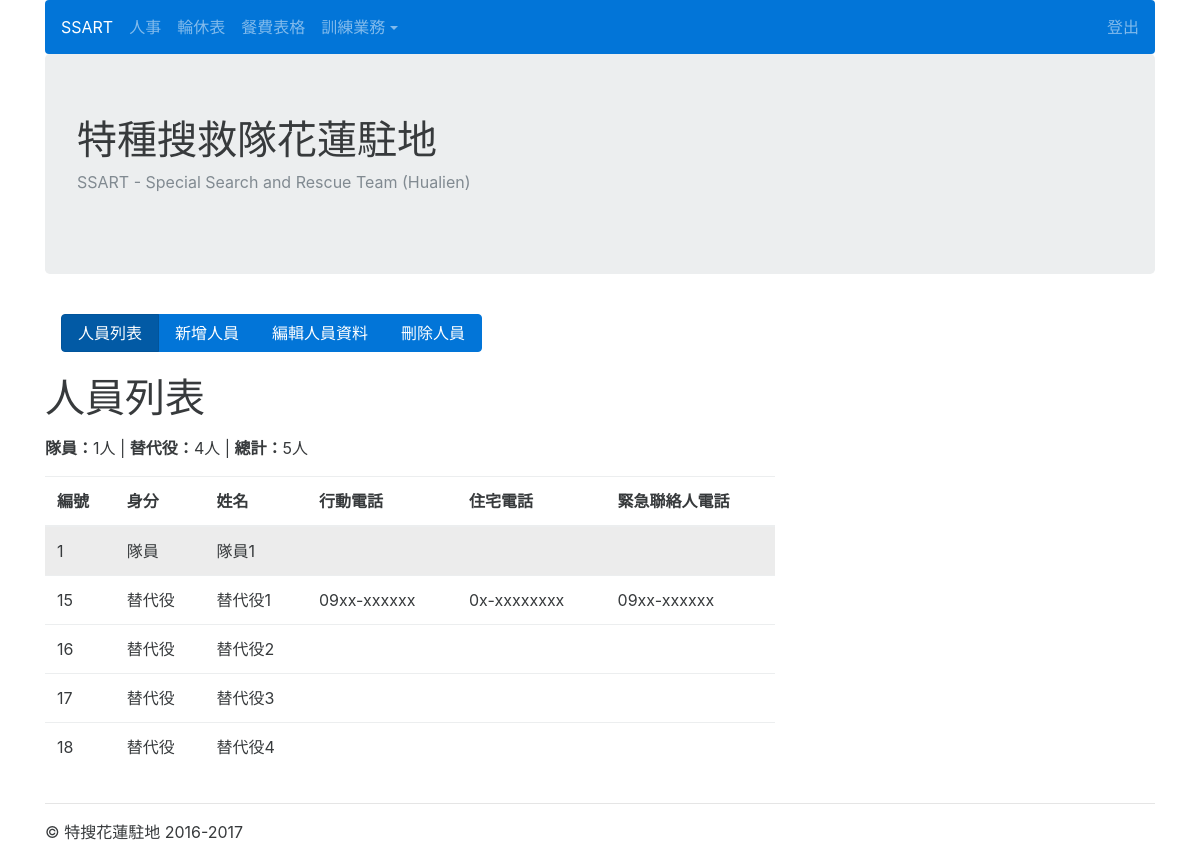
/userprofile/profile_list (signed in), run on an earlier commit of the app's database.
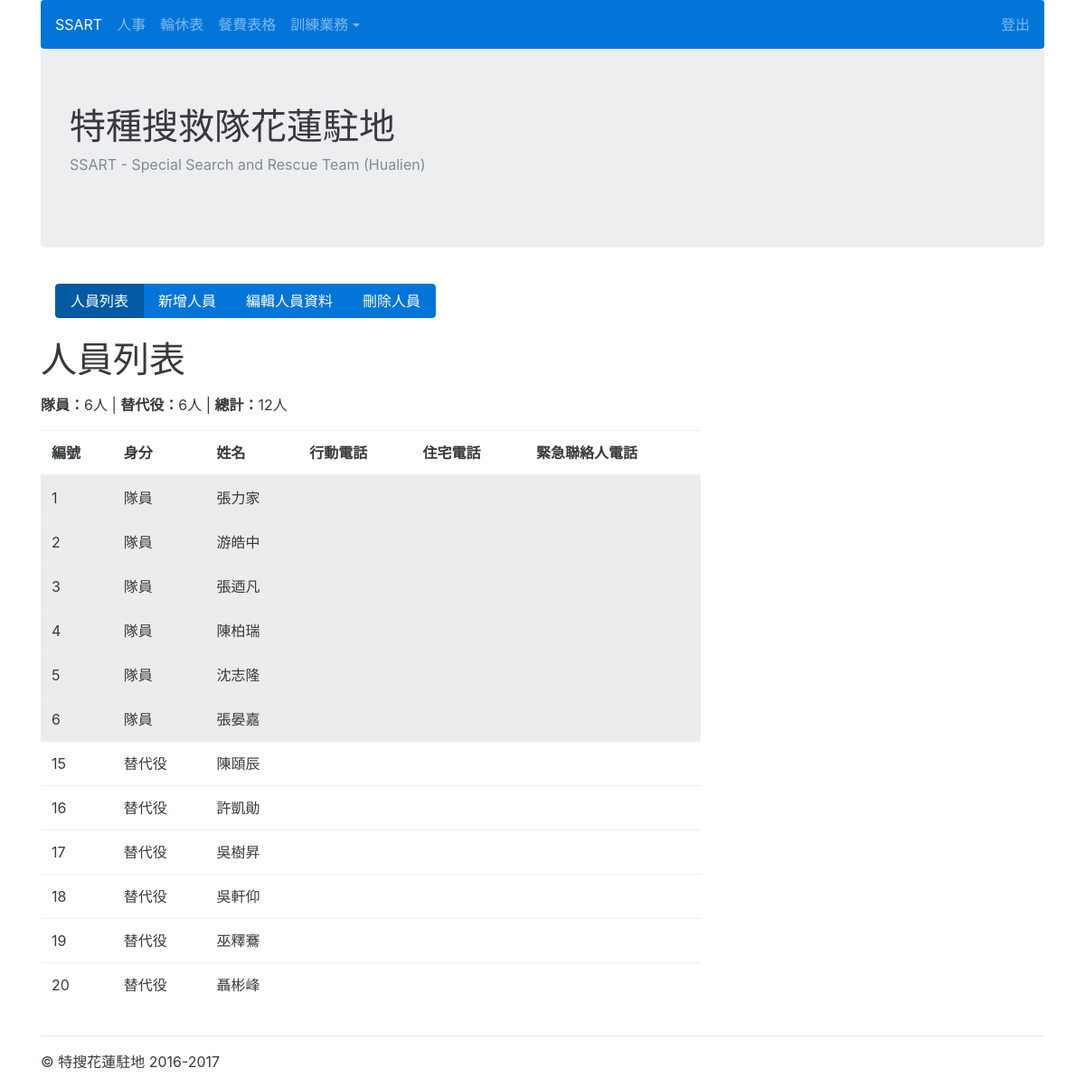
And on a later commit of the database.
### userprofile/models.py (models this page shows, shortened)
class UserProfile(models.Model):
	name = models.CharField(max_length=20)
	rank = models.CharField(max_length=20, choices=RANK_CHOICES)
	number = models.IntegerField()
	mobile_phone = models.CharField(max_length=20, null=True, blank=True)
	home_phone = models.CharField(max_length=20, null=True, blank=True)
	emergency_call = models.CharField(max_length=20, null=True, blank=True)
	eat = models.BooleanField(default=True)
	objects = models.Manager()
	members = MemberManager()
	substitutes = SubstituteManager()
	eats = EatManager()
	class Meta:
		ordering = ['number']

### userprofile/views.py (the view)
@login_required
def profile_list(request):
	profiles = UserProfile.objects.all()
	members = UserProfile.members.all()
	substitutes = UserProfile.substitutes.all()
	context = {
	'profiles':profiles,
	'members':members,
	'substitutes':substitutes,
	}
	return render(request, 'profile_list.html', context)

### userprofile/models.py (called while the page is built)
	def get_queryset(self):
		return super(MemberManager, self).get_queryset().filter(rank='隊員')

	def get_queryset(self):
		return super(SubstituteManager, self).get_queryset().filter(rank='替代役')

### userprofile/templates/profile_list.html (shortened to what this page needs)
{% extends 'base.html' %}
{% load widget_tweaks %}
{% block content %}
<nav class="navbar">
<div class="btn-group">
<a href={% url 'profile_list' %} class="btn btn-primary active"> 人員列表</a>
<a href={% url 'create_colleague' %} class="btn btn-primary"> 新增人員</a>
<a href={% url 'edit_profile' %} class="btn btn-primary"> 編輯人員資料</a>
<a href={% url 'profile_delete_list' %} class="btn btn-primary"> 刪除人員</a>
</div>
</nav>
<p><h1>人員列表</h1></p>
<p><strong>隊員：</strong>{{members.count}}人 | <strong>替代役：</strong>{{substitutes.count}}人 | <strong>總計：</strong>{{profiles.count}}人</p>
<div class="row">
<div class="col-lg-8">
<table class="table table-hover">
  <thead>
    <tr>
      <th>編號</th>
      <th>身分</th>
      <th>姓名</th>
      <th>行動電話</th>
      <th>住宅電話</th>
      <th>緊急聯絡人電話</th>
    </tr>
  </thead>
  <tbody>
      {% for profile in profiles %}
    <tr>
    {% if profile.rank == '隊員' %}
      <td class="table-active">{{ profile.number }}</td>
      <td class="table-active">{{ profile.rank }}</td>
      <td class="table-active">{{ profile.name }}</td>
      <td class="table-active">{{ profile.mobile_phone }}</td>
      <td class="table-active">{{ profile.home_phone }}</td>
      <td class="table-active">{{ profile.emergency_call }}</td>
  {% else %}
      <td>{{ profile.number }}</td>
      <td>{{ profile.rank }}</td>
      <td>{{ profile.name }}</td>
      <td>{{ profile.mobile_phone }}</td>
      <td>{{ profile.home_phone }}</td>
      <td>{{ profile.emergency_call }}</td>
   {% endif %}
    </tr>
       {% endfor %}
  </tbody>
</table>
</div>
</div>
{% endblock %}

What changed in the data, as far as the page shows it:
removed UserProfile: number "1", rank "隊員", name "隊員1"
removed UserProfile: number "15", rank "替代役", name "替代役1", mobile_phone "09xx-xxxxxx", home_phone "0x-xxxxxxxx", emergency_call "09xx-xxxxxx"
removed UserProfile: number "16", rank "替代役", name "替代役2"
removed UserProfile: number "17", rank "替代役", name "替代役3"
removed UserProfile: number "18", rank "替代役", name "替代役4"
added UserProfile: number "1", rank "隊員", name "張力家"
added UserProfile: number "2", rank "隊員", name "游皓中"
added UserProfile: number "3", rank "隊員", name "張迺凡"
added UserProfile: number "4", rank "隊員", name "陳柏瑞"
added UserProfile: number "5", rank "隊員", name "沈志隆"
added UserProfile: number "6", rank "隊員", name "張晏嘉"
added UserProfile: number "15", rank "替代役", name "陳頤辰"
added UserProfile: number "16", rank "替代役", name "許凱勛"
added UserProfile: number "17", rank "替代役", name "吳樹昇"
added UserProfile: number "18", rank "替代役", name "吳軒仰"
added UserProfile: number "19", rank "替代役", name "巫釋鶱"
added UserProfile: number "20", rank "替代役", name "聶彬峰"
Also different on the page:
{{ members.count }}: "1" → "6"
{{ substitutes.count }}: "4" → "6"
{{ profiles.count }}: "5" → "12"
